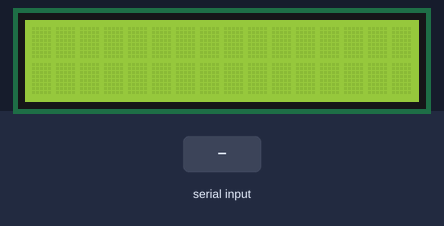
The sketch below on a simulated Arduino Leonardo, built with avr-gcc and run on an emulated ATmega32U4. On the bench: 16×2 character LCD. The test bench sets the inputs (shaded band). What the sketch prints to the serial monitor is not drawn.

Above: at 1.4 s.
1.5 s: "+\n" received over Serial
At 2.7 s:
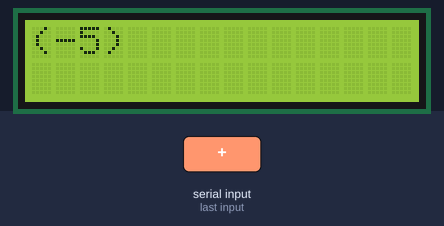
3.0 s: "*\n" received over Serial
At 3.7 s:
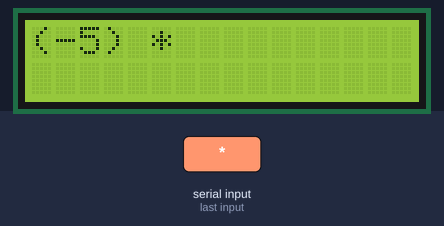
4.5 s: "90,45\n" received over Serial
At 4.9 s:
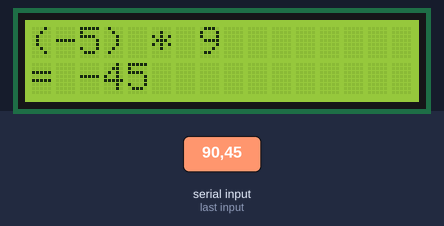
6.0 s: "30,150\n" received over Serial
At 7.2 s:
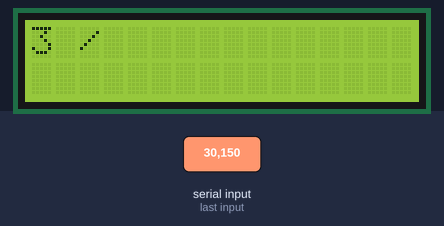
7.5 s: "-\n" received over Serial
At 8.3 s:
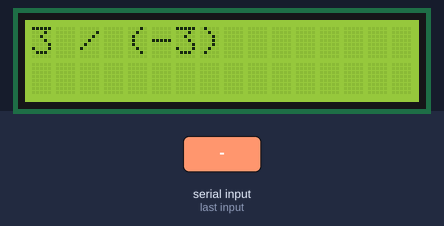
9.0 s: "0\n" received over Serial
At 9.5 s:
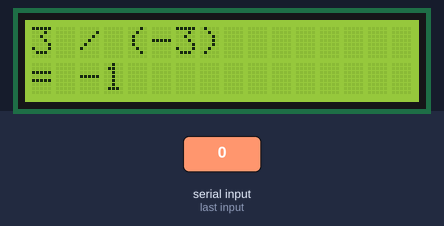
Timing chart, 0 to 11.5 s (numbered marks = the images above; inputs shaded):
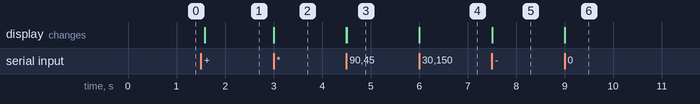

The sketch:

Calculator-1.ino
```cpp
// include the library code:
#include <LiquidCrystal.h>

// initialize the library by associating any needed LCD interface pin
// with the arduino pin number it is connected to
LiquidCrystal lcd(2, 3, 4, 5, 6, 7, 8);

int input_status = 0;               // indicating the input status
                                    // 0= none,     1 = number_1,
                                    // 2= operator, 3 = number_2,
                                    // 4= =
int number_1 = -100;                // the 1ST input number
int number_2 = -100;                // the 2ND input number
int arithmetic_operator = -1;       // 0=+, 1=-, 2=*, 3=/
int result = 0;                     // the final result

void setup()
{
    // set up the LCD's number of columns and rows:
    lcd.begin(16, 2);

    // start serial port at 9600 bps and wait for port to open:
    Serial.begin(9600);
    // wait for serial port to connect. Needed for Leonardo only
    while (!Serial) {;}

    // send a byte to establish contact until receiver responds
    establishContact();
}

void loop()
{
    // if we get an invalid byte, return and jump out
    if (Serial.available() > 0)
    {
        if(0 == input_status)
        {
            get_input(input_status, number_1);
            show(input_status, number_1);
        }
        else if(1 == input_status)
        {
            get_input(input_status, arithmetic_operator);
            show(input_status, arithmetic_operator);
        }
        else if (2 == input_status)
        {
            get_input(input_status, number_2);
            show(input_status, number_2);
        }
        else if(3 == input_status)
        {
            get_input(input_status, result);
            switch(arithmetic_operator)
            {
            case 0:
                result = number_1 + number_2;
                break;
            case 1:
                result = number_1 - number_2;
                break;
            case 2:
                result = number_1 * number_2;
                break;
            default:
                result = number_1 / number_2;
            }

            // Test Output to Debug
            Serial.println("Start Calculation!");
            Serial.print(number_1);
            Serial.print(" ");
            Serial.print(arithmetic_operator);
            Serial.print(" ");
            Serial.println(number_2);
            Serial.println(result);
            show(input_status, result);
        }
        else
        {
            input_status = 0;
        }
    }
}

void get_input(int &status, int &store_target)
{
    char serial_temp[4] =  "";      // temp to store the text read from Serial
    int length = 0;                 // the length of read inputted text

    // if we get an invalid byte, return and jump out
    if (!Serial.available() > 0)
        return;

    //  read up to 4 characters - put them into array temp_serial
    length = Serial.readBytesUntil('\n', serial_temp, 4);

    if(1 == status)                 // input operand
    {
        Serial.print("input ");
        Serial.println(serial_temp[0]);
        Serial.println(serial_temp[0] == '+');
        switch(serial_temp[0])
        {
        case '+':
            store_target = 0;
            break;
        case '-':
            store_target = 1;
            break;
        case '*':
            store_target = 2;
            break;
        default:                    // '/'
            store_target = 3;
        }
    }
    else
    {
        if(3 == length)             // negative number
            store_target = (-1) * ((serial_temp[1] - '0') * 10 + (serial_temp[2] - '0'));
        else if(2 == length)        // non-negative number
            store_target = (serial_temp[0] - '0') * 10 + (serial_temp[1] - '0');
        else                        // single number
            store_target = serial_temp[0] - '0';
    }

    status++;

    // Test Output to Debug
    Serial.print("length = ");
    Serial.println(length);
    Serial.print("status = ");
    Serial.println(status);
}

void show(int status, int show_text)
{
    Serial.print(show_text);
    Serial.print(" show_status: ");
    Serial.println(status);
    if(4 == status)                 // print the result
    {

        lcd.setCursor(0, 1);
        lcd.print("= ");
        lcd.print(show_text);
    }
    else if(2 == status)            // print the operand
    {
        switch(show_text)
        {
        case 0:
            lcd.print("+ ");
            break;
        case 1:
            lcd.print("- ");
            break;
        case 2:
            lcd.print("* ");
            break;
        default:
            lcd.print("/ ");
        }
    }
    else                            // print the numbers
    {
        if(1 == status)             // initiate and print the first number
        {
            lcd.clear();
            lcd.setCursor(0, 0);
        }
        // print the numbers, add brackets if negative
        if(show_text < 0)
        {
            lcd.print("(");
            lcd.print(show_text);
            lcd.print(")");
        }
        else
            lcd.print(show_text);
        // print the whitespace
        lcd.print(" ");
    }
}

void establishContact()
{
    while (Serial.available() <= 0)
    {
        // Serial.println("0,0,0");   // send an initial string
        delay(300);
    }
}
```

Measured:
- after the input at 1.5 s, the display: changes after 0.08 s (image 1)
- after the input at 3.0 s, the display: changes at once (image 2)
- after the input at 4.5 s, the display: first changes at once (image 3 shows a later state)
- after the input at 6.0 s, the display: first changes at once (image 4 shows a later state)
- after the input at 7.5 s, the display: changes at once (image 5)
- after the input at 9.0 s, the display: changes at once (image 6)
